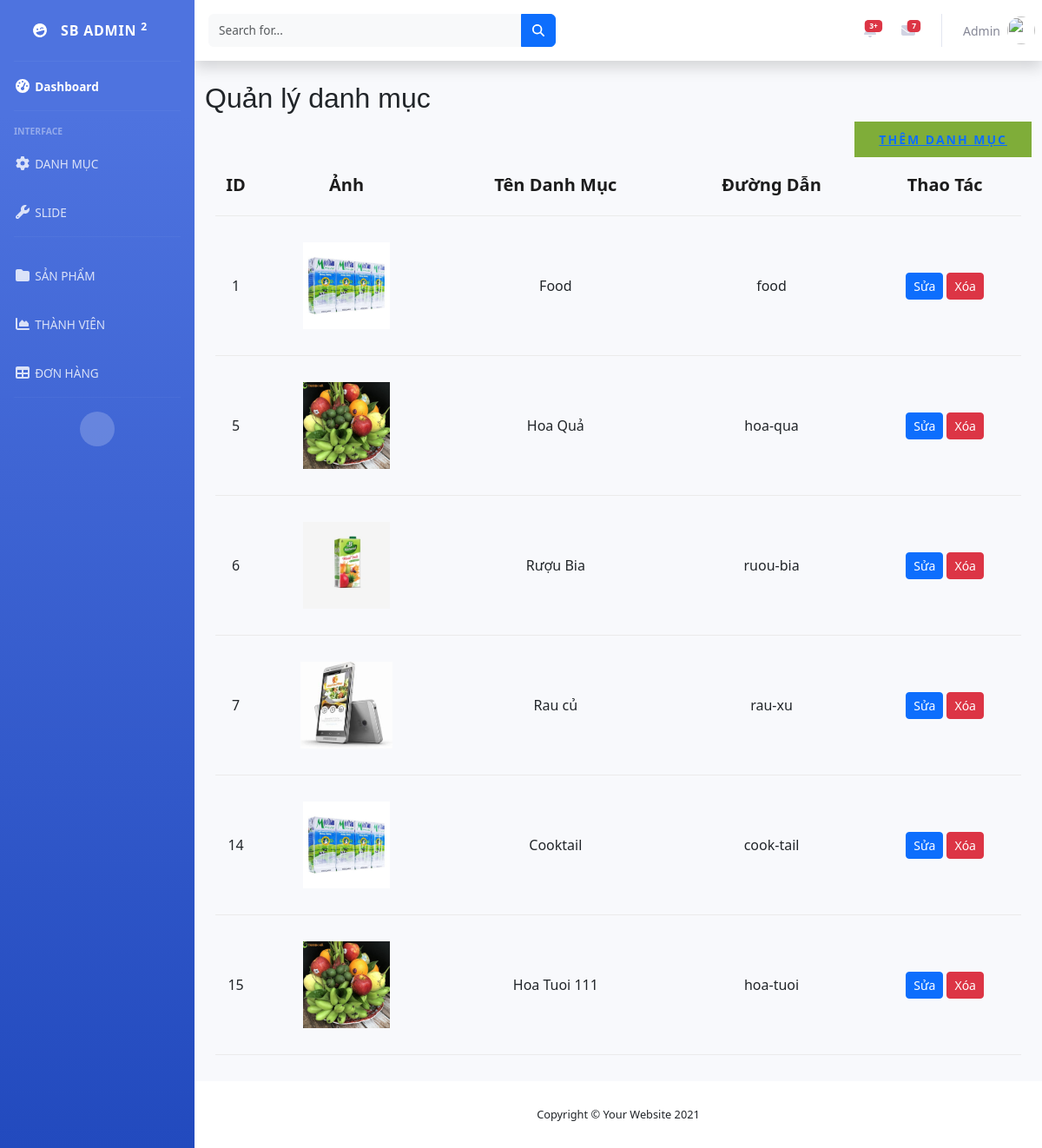
/manageCategory/, run on an earlier commit of the app's database.
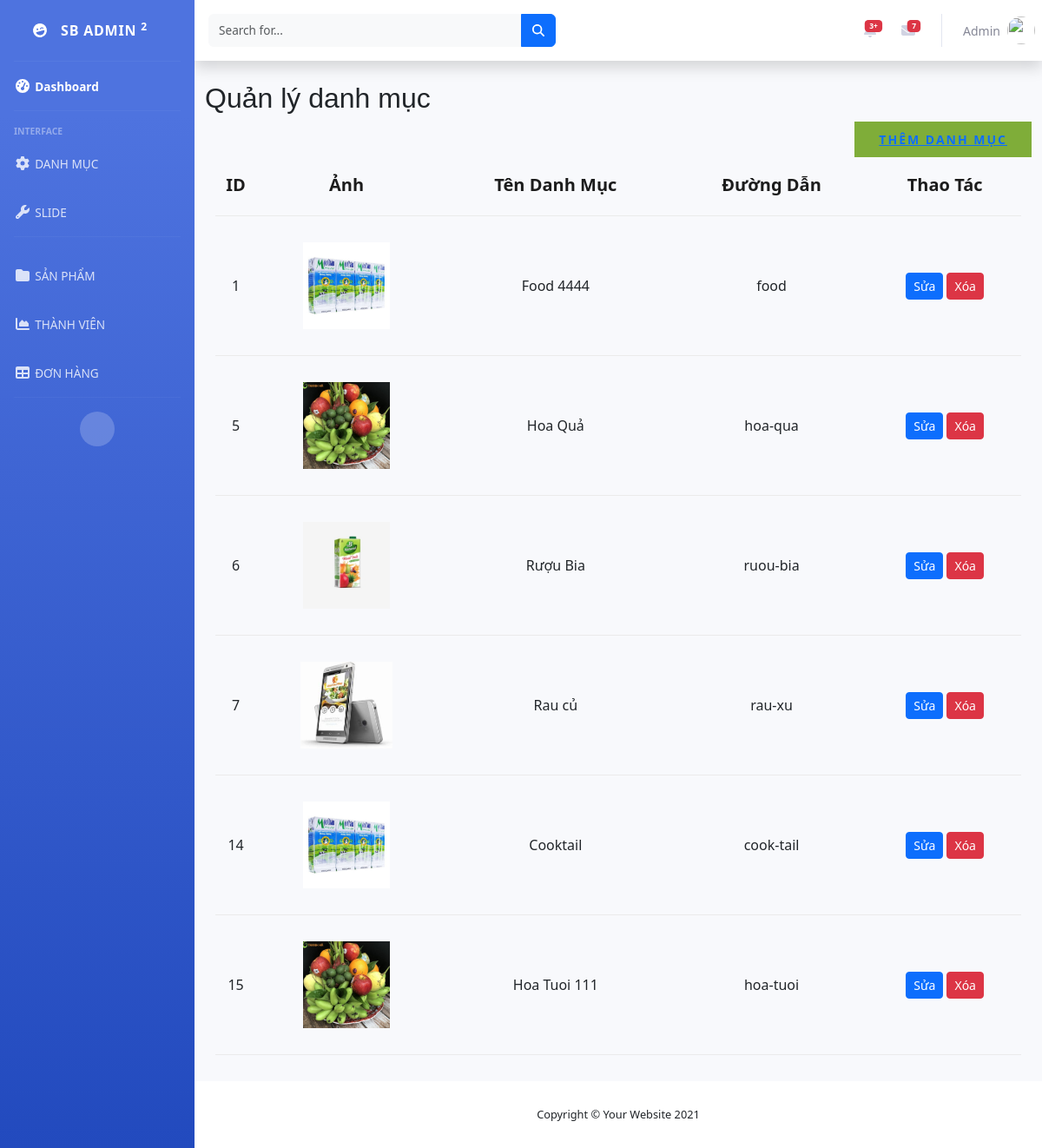
And on a later commit of the database.
### app/models.py (models this page shows, shortened)
class Category(models.Model):
    sub_category = models.ForeignKey('self', on_delete=models.CASCADE, related_name='sub_categories', null=True, blank=True)
    is_sub = models.BooleanField(default=False)
    name = models.CharField(max_length=200, null=True)
    slug = models.CharField(max_length=200, null=True)
    image = models.ImageField(null=True, blank=True)
    @property
    def ImageURL(self):
        try:
            url = self.image.url
        except:
            url = ''
        return url

### app/python/admin/manage_category.py (the view)
# urls.py: path('manageCategory/', views.manageCategory, name="manageCategory"),
def manageCategory(request):
    categories = Category.objects.all()  # lay cac damh muc lon
    context ={'categories': categories}
    return render(request, 'admin/managementCategory.html', context)

### app/templates/admin/managementCategory.html
{% extends 'admin/manage.html' %}
{% load static %}
{% block blog-category %}
    <div class="container mt-4">
       <h2>Quản lý danh mục</h2>
    <div class="text-right mb-3">
       <button style="border: none;" class="primary-btn" data-toggle="modal" ><a href="{% url 'addCategory' %}">Thêm danh mục</a></button>
  </div>
  <section class="mt-3">
        <div class="container">
            <div class="row">
                <div class="col-lg-12">
                    <div class="shoping__cart__table">
                        <table>
                            <thead>
                                <tr>
                                    <th>ID</th>
                                    <th>Ảnh</th>
                                    <th>Tên Danh Mục</th>
                                    <th>Đường Dẫn</th>
                                    <th>Thao Tác</th>
                                </tr>
                            </thead>
                            <tbody>
                                {% for category in categories %}
                                <tr>
                                    <td>
                                        {{ category.id }}
                                    </td>
                                    <td>
                                        <img style="height: 100px" src="{{ category.ImageURL }}" alt="">
                                    </td>
                                    <td>
                                        {{ category.name }}
                                    </td>
                                    <td>
                                        {{ category.slug }}
                                    </td>
                                    <td>
                                        <a href="{% url 'editCategory' %}?id={{ category.id }}" class="btn btn-primary btn-sm">Sửa</a>
                                        <a href="{% url 'deleteCategory' %}?id={{ category.id }}" class="btn btn-danger btn-sm">Xóa</a>
                                    </td>
                                </tr>
                                {% endfor %}
                            </tbody>
                        </table>
                    </div>
                </div>
            </div>
        </div>
    </section>
</div>
{% endblock blog-category %}

What changed in the data, as far as the page shows it:
changed Category "food": name "Food" → "Food 4444"
